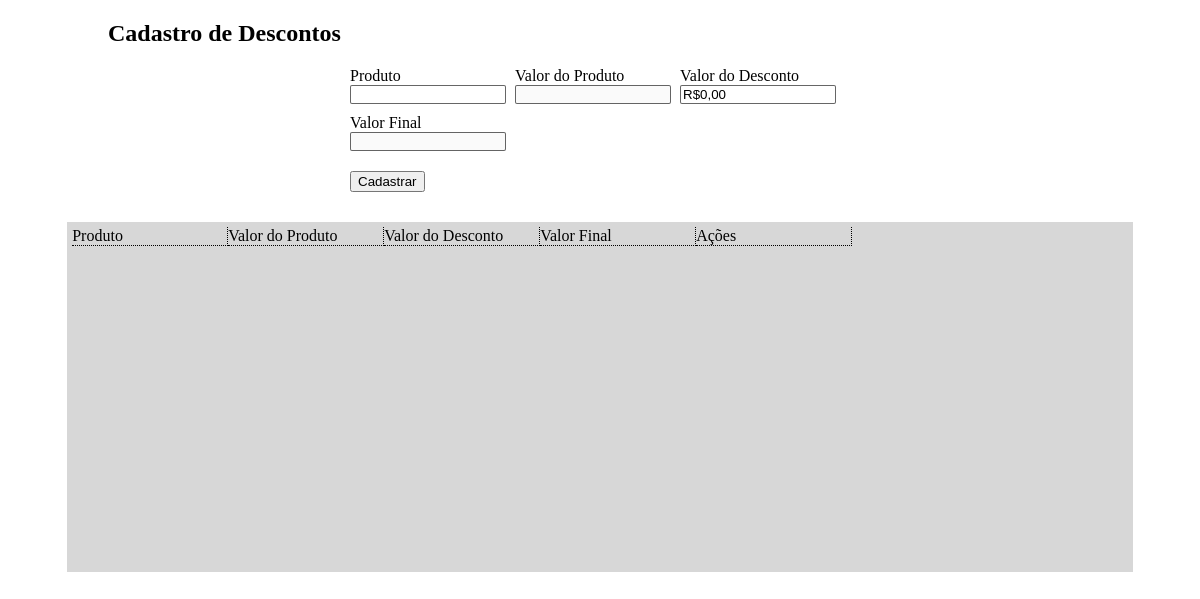
/cad_descontos/desconto.php, run on an earlier commit of the app's database.
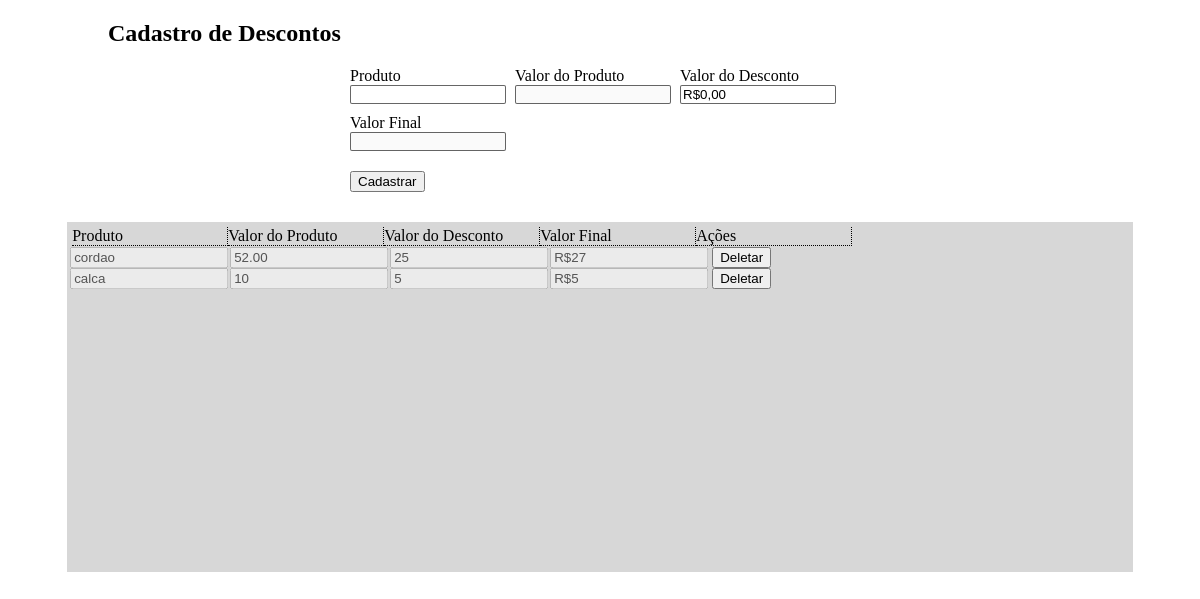
And on a later commit of the database.
### tables this page shows
CREATE TABLE IF NOT EXISTS `descontos` (
`id` int(15) NOT NULL,
  `produto` varchar(35) NOT NULL,
  `valor` varchar(35) NOT NULL,
  `desconto` varchar(35) NOT NULL,
  `final` varchar(35) NOT NULL
);

### cad_descontos/php/exibir_descontos.php (called while the page is built)
<?php
	$sql_exibir_descontos = "SELECT * FROM descontos ORDER BY id ASC";
	$query_exibir_descontos = mysqli_query($conexao, $sql_exibir_descontos) or die(mysqli_error($conexao));
	$exibir_descontos = mysqli_fetch_assoc($query_exibir_descontos);
?>

### cad_descontos/desconto.php (the view, shortened to what this page needs)
<!DOCTYPE html PUBLIC "-//W3C//DTD XHTML 1.0 Transitional//EN" "http://www.w3.org/TR/xhtml1/DTD/xhtml1-transitional.dtd">
<html xmlns="http://www.w3.org/1999/xhtml">
<head>
<link rel="stylesheet" type="text/css" href="css/descontos.css">
</head>
<body>
<?php
	include_once('../php/conexao.php');
	include_once('php/exibir_descontos.php');
?>
	<div class="formulario_descontos">
		<h2>Cadastro de Descontos</h2>
		<form method="POST" class="cadastro_descontos">
			<div>
				<div>
				<label>Produto</label>
				<input type="text" id="cad_desconto_produto" name="cad_desconto_produto" class="descontos_padrao" value="" onkeyUp="carregar()" onblur="mudar()" />
				</div>
				<div>
				<label>Valor do Produto</label>
				<input type="text" id="cad_desconto_valor_new" name="cad_desconto_valor_new" class="descontos_padrao" value="" disabled />
				</div>
				<div>
				<label>Valor do Desconto</label>
				<input type="text" id="cad_desconto_desconto" name="cad_desconto_desconto" class="descontos_padrao" onblur="calcular()" Value="R$0,00" />
				</div>
				<div>
				<label>Valor Final</label>
				<input type="text" id="cad_desconto_final" name="cad_desconto_final" class="descontos_padrao" disabled />
				</div>
			</div>
			<div class="descontos_botao">
				<input type="submit" id="cad_desconto_button" name="cad_desconto_button" class="click" value="Cadastrar" onclick="salvando()" />
			</div>
		</form>
	</div>
	<div>
	<div class="fundo_descontos">
		<div class="cabecalho_exibir">
			<ul>
				<li>Produto</li>
				<li>Valor do Produto</li>
				<li>Valor do Desconto</li>
				<li>Valor Final</li>
				<li>Ações</li>
			</ul>
		</div>
		<div class="exibir_descontos">
<?php
	if($exibir_descontos > 0){
		do{
?>
			<form method="POST">
				<input type="text" onkeyUp="carregar_edit()" name="produto_descontos<?=$exibir_descontos['id']?>" id="produto_descontos<?=$exibir_descontos['id']?>" class="Idescontos" value="<?php echo $exibir_descontos['produto']; ?>" disabled />
				<input type="text" name="valor_descontos<?=$exibir_descontos['id']?>" id="valor_descontos<?=$exibir_descontos['id']?>" onblur="calcular_edicao()" class="Idescontos" value="<?php echo $exibir_descontos['valor']; ?>" disabled />
				<input type="text" name="desconto_descontos<?=$exibir_descontos['id']?>" id="desconto_descontos<?=$exibir_descontos['id']?>" onblur="calcular_edicao()" class="Idescontos" value="<?php echo $exibir_descontos['desconto']; ?>" disabled />
				<input type="text" name="final_descontos<?=$exibir_descontos['id']?>" id="final_descontos<?=$exibir_descontos['id']?>" class="Idescontos" value="<?php echo $exibir_descontos['final']; ?>" disabled />
				<input type="submit" name="deletar_descontos<?=$exibir_descontos['id']?>" id="deletar_descontos<?=$exibir_descontos['id']?>" class="click" value="Deletar" />
			</form>
<?php
		}while($exibir_descontos = mysqli_fetch_assoc($query_exibir_descontos));
	}
?>
		</div>
	</div>
</body>
</html>

What changed in the data, as far as the page shows it:
added descontos: produto "cordao", valor "52.00", desconto "25", final "R$27"
added descontos: produto "calca", valor "10", desconto "5", final "R$5"
